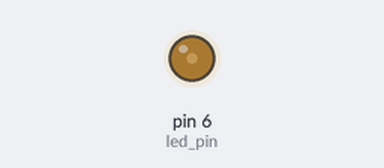
This sketch was run on a simulated Arduino Uno, built with avr-gcc and run on an emulated ATmega328P. Shown: output pins drawn as LEDs (lit = HIGH).

Above: at 3.37 s.
Timing chart, 0 to 40.0 s (numbered marks = the images above):
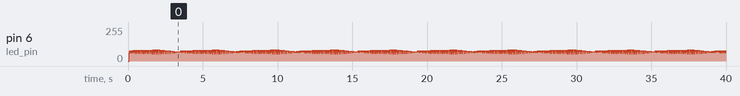

The sketch:

1.ino
```cpp
//Initializing LED Pin
int led_pin = 6;
void setup() {
  //Declaring LED pin as output
  pinMode(led_pin, OUTPUT);
}
void loop() {
  analogWrite(led_pin,0);
  delay(5);
  analogWrite(led_pin,20);
  delay(5);
  analogWrite(led_pin,50);
  delay(5);
  analogWrite(led_pin,200);
  delay(5);
  analogWrite(led_pin,0);
  delay(5);
  analogWrite(led_pin,150);
  delay(5);
}
```
